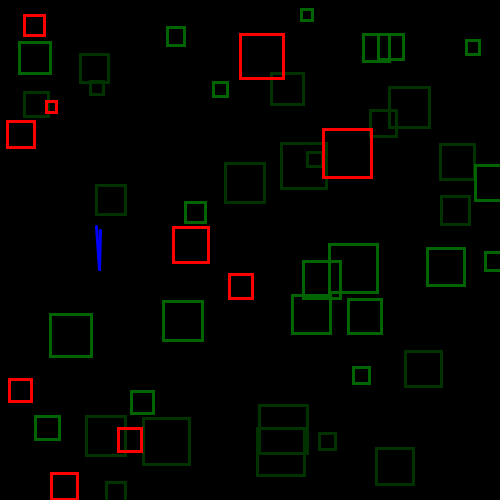
Frame 1 (no input)
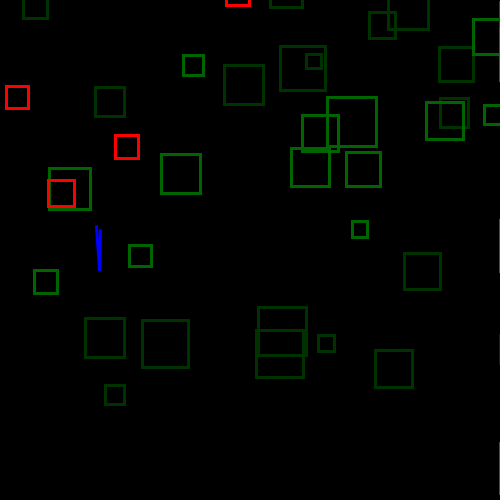
Frame 60 (the mouse pressed at the canvas centre just before this capture)
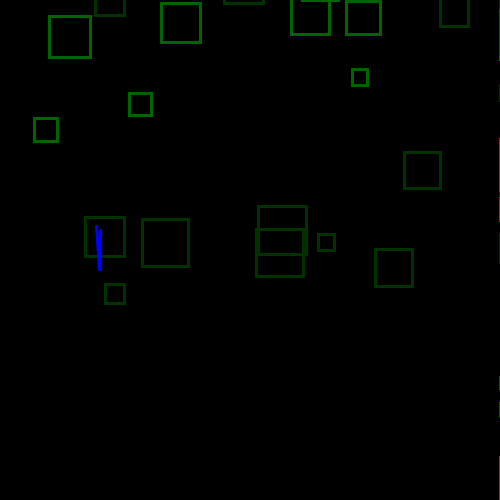
Frame 120 (the mouse held since frame 60 and released just before this capture)

The Processing sketch that drew these frames (run headless with seeded random() and noise(); from frame 60 on, the mouse is pressed at the canvas centre):

// Processing sketch: glide
// ── glide.pde
float angleD = 0;
float ya = 100;
float a = 90;
float xa = 100;
float px=100,
  py=250;
float angleV = 1;
int qnt = 10;
int qntA=20;
float vh=3;

obstaculo[] quadrado = new obstaculo[qnt];
obstaculo[] fundo = new obstaculo[qntA];
obstaculo[] fundoF = new obstaculo[qntA];

void setup() {
  size(500, 500);
  strokeWeight(3);
  stroke(255);
  noFill();
  ///
  ///
  for (int i=0; i<qnt; i++) {
    quadrado[i] = new obstaculo(1);
  }
  for (int i=0; i<qntA; i++) {
    fundo[i] = new obstaculo(2);
    fundoF[i] = new obstaculo(3);
  }
}

void draw() {
  background(0);
  apertaBtn();
  stroke(0,50,0);
  for (int i=0; i<qntA; i++) {
    fundoF[i].desenha();
  }
  stroke(0,100,0);
  for (int i=0; i<qntA; i++) {
    fundo[i].desenha();
  }
  stroke(255,0,0);
  for (int i=0; i<qnt; i++) {
    quadrado[i].desenha();
  }
  stroke(0,0,255);
  desenhaLinha();
  

  angleD = map(a, 0, 90, 0, -5);

  if (a>90) {
    a = 90;
  } else if (a<-90) {
    a = -90;
  }
  if(a>0){
  vh = map(a, 0, 90, 5, 0);
  }else if(a<0){
    vh = map(a, -90, 0, 0, 5);
  }
}

void desenhaLinha() {
  ya = sin(radians(a))*20;
  xa = cos(radians(a))*20;
  line(px-xa, py-ya, px+xa, py+ya);
  line(px-xa-4, py-ya-4, px+xa, py+ya);
}

void apertaBtn() {
  if (!keyPressed) {
    a+=angleV;
  } else {
    if (keyCode == UP) {
      a-=angleV;
    }
  }
}

// ── obstaculos.pde

class obstaculo{
 float x, y, s,alfa;
 
  obstaculo(float g){
   x = random(width);
   y = random(height);
   s = random(10,50);
   alfa = g;
  }
  
  void desenha(){
   rect(x,y,s,s);
   x -= vh/alfa;
   y += angleD/alfa;
    if (x < -s || y < -s){
     x = width;
     y = random(2*height);
    }
  }
  
}
